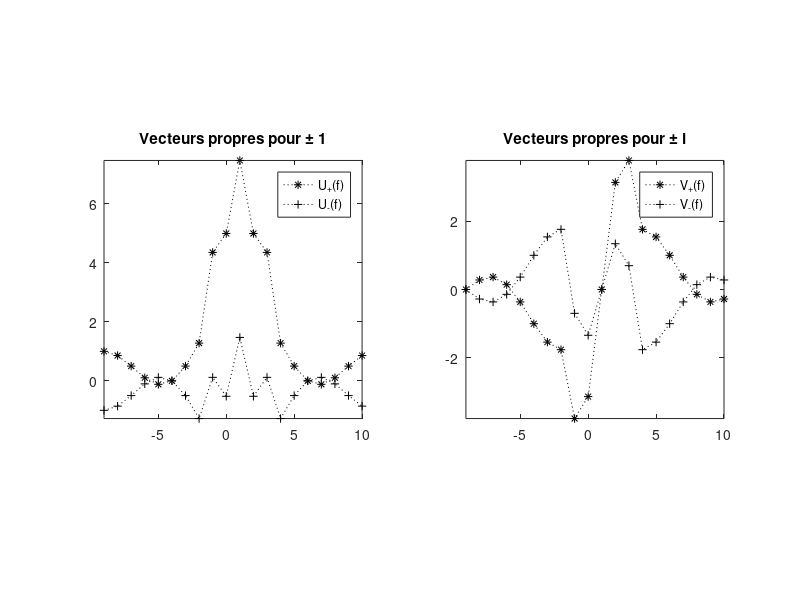
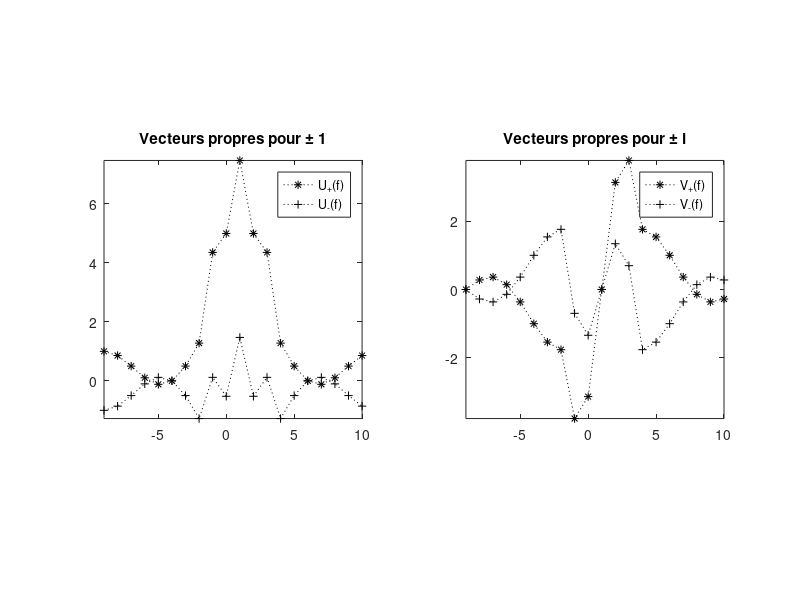

MATLAB code for these plots, in order: (Note: this script raises an error after producing the figures.)
global u1;
global u2;
global u3;
global u4;
global N;

N = 20;

f = zeros(N,1);
f(1) = 1;
f(2) = 1;
f(3) = 1;
%f(4) = 1;

rev = [1;(N:-1:2)'];
fs = ( f+f(rev) )/2;
fa = ( f-f(rev) )/2;


u1 = real( sqrt(N)*fs+fft(fs) );
u2 = real( sqrt(N)*fs-fft(fs) );
u3 = real( sqrt(N)*fa+i*fft(fa) );
u4 = real( sqrt(N)*fa-i*fft(fa) );

x = (-N/2+1):N/2;
c = [((N/2+1):N)';(1:N/2)'];

% subplot(1,2, 1);
% plot(x, f(c), 'k*-' );
% legend('f');
% axis([-N/2+1,N/2,-0.05,1.05]);
% title('Signal d''origine');

subplot(1,2, 1);
plot( x, u1(c), 'k*:', x, u2(c), 'k+:' );
legend('U_+(f)', 'U_-(f)');
axis tight;
axis square;
title('Vecteurs propres pour \pm 1');

subplot(1,2, 2);
plot( x, u3(c), 'k*:', x, u4(c), 'k+:' );
legend('V_+(f)', 'V_-(f)');
axis tight;
axis square;
title('Vecteurs propres pour \pm i');

saveas(gcf, '../racine-carree-tfd', 'eps');
saveas(gcf, '../racine-carree-tfd', 'png');
pause;
clf;
nb = 5;
t = 0;
for l = 0:1/(nb-1):1
    t = t+1;
    subplot(1,nb, t);
    y = interm(l);
    y = y/max(abs(y));
    plot( x, real( y(c) ), 'k:.' ); % , x, imag( interm(l) ), 'k+-' );
    text( -8.5,0.9, ['\', sprintf( 'lambda=%0.1f', l )] ); 
    axis([-N/2+1,N/2,-0.05,1]);
    axis square;
end


saveas(gcf, '../racine-interm-tfd', 'eps');
saveas(gcf, '../racine-interm-tfd', 'png');
